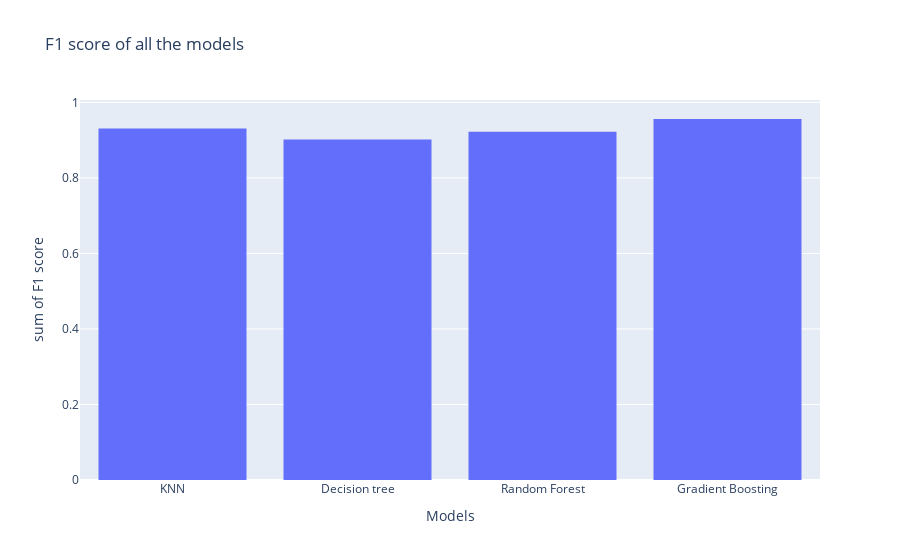

Write notebook code for a chart like this one.
### Markdown cell above
fig,(ax1) = plt.subplots(figsize=(10,5))
fig.tight_layout()

#fig, axs = plt.subplots(1, 2,figsize=(10,5))
ax1.bar(["real","predictions"],pos,color='#c3d5e8',width=0.5)
ax1.set_xlabel("positives")
ax1.set(frame_on=False)

#ax1.set_ylim(0,1100)
#ax1.set_xticklabels(labels =["real","predictions"], rotation=0)

#for i in range(len(pos)):
  #ax1.text(x = i -0.05, y = pos[i]+15, s = pos[i], size = 8)

### Code cell
fig = px.histogram(df, x="Models",y="F1 score",title = "F1 score of all the models")
fig.show()

### Figure 1 — Plotly figure (JSON) as saved in the notebook; plotly's stock layout.template omitted (floating-point values rounded to 4 significant figures)
{"data": [{"alignmentgroup": "True", "bingroup": "x", "histfunc": "sum", "hovertemplate": "Models=%{x}<br>sum of F1 score=%{y}<extra></extra>", "legendgroup": "", "marker": {"color": "#636efa"}, "name": "", "offsetgroup": "", "orientation": "v", "showlegend": false, "type": "histogram", "x": ["KNN", "Decision tree", "Random Forest", "Gradient Boosting"], "xaxis": "x", "y": [0.931, 0.902, 0.922, 0.956], "yaxis": "y"}], "layout": {"barmode": "relative", "legend": {"tracegroupgap": 0}, "title": {"text": "F1 score of all the models"}, "xaxis": {"anchor": "y", "domain": [0, 1], "title": {"text": "Models"}}, "yaxis": {"anchor": "x", "domain": [0, 1], "title": {"text": "sum of F1 score"}}}}
